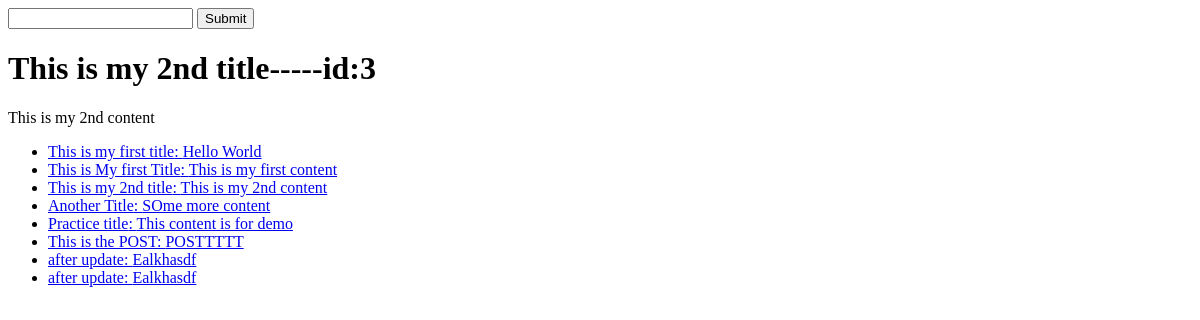
The app's page /, older data.
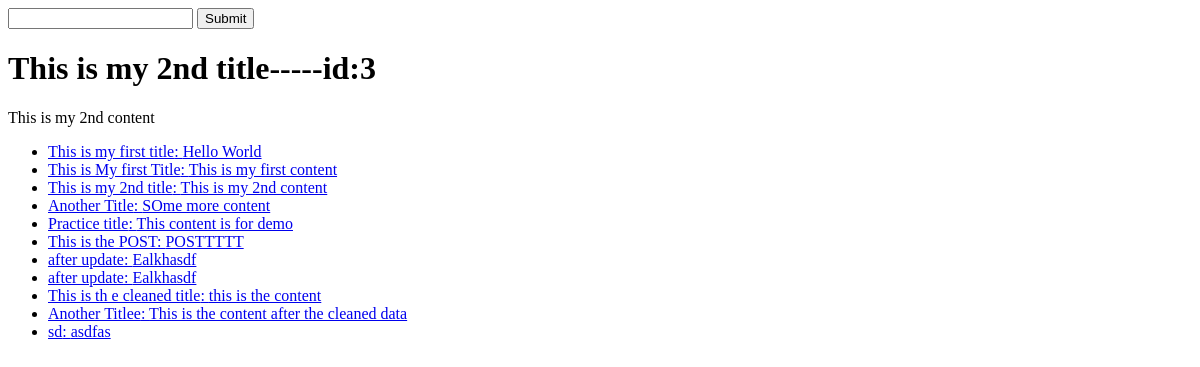
The same page, newer data.
### articles/models.py (models this page shows, shortened)
class Article(models.Model):
  title = models.CharField(max_length=120)
  slug = models.SlugField(max_length= 50,blank= True , null= True)
  content = models.TextField()
  timestamp = models.DateTimeField(auto_now_add = True)
  updated = models.DateTimeField(auto_now = True)
  publish = models.DateField(auto_now_add = False, auto_now = False, default= timezone.now,null=True, blank= True)

### trydjango/views.py (the view)
# urls.py: path("",home_view),
def home_view(request, *args, **kwargs):
  name = "Gaurav"
  random_id = random.randint(1,4)
  article_obj = Article.objects.get(id=random_id)
  article_queryset = Article.objects.all()
  context = {
    "object_list":article_queryset,
    "object":article_obj,
    "title":article_obj.title,
    "id":article_obj.id,
    "content":article_obj.content
  }
  HTML_STRING = render_to_string("home-view.html",context=context)
  return HttpResponse(HTML_STRING)

### templates/home-view.html
{%extends "base.html"%}
{%block content%}
<h1>{{object.title}}-----id:{{id}}</h1>
<p>{{content}}</p>
<ul>{%for x in object_list%}
  {%if x.title%}
  <li>
    <a href="/articles/{{x.id}}">{{x.title}}: {{x.content}}</a></li>
  {%endif%}
{%endfor%}
</ul>
{%endblock content%}

### templates/base.html (shortened to what this page needs)
<html lang="en">
<head>
</head>
<body>
<form action="/articles/" method="get" >
  <input type="text" name="q">
  <input type="submit">
</form>
  {%block content%}
  {%endblock%}
</body>
</html>

Row changes from the older to the newer data that the page shows:
added Article: title "This is th e cleaned title", content "this is the content"
added Article: title "Another Titlee", content "This is the content after the cleaned data"
added Article: title "sd", content "asdfas"
